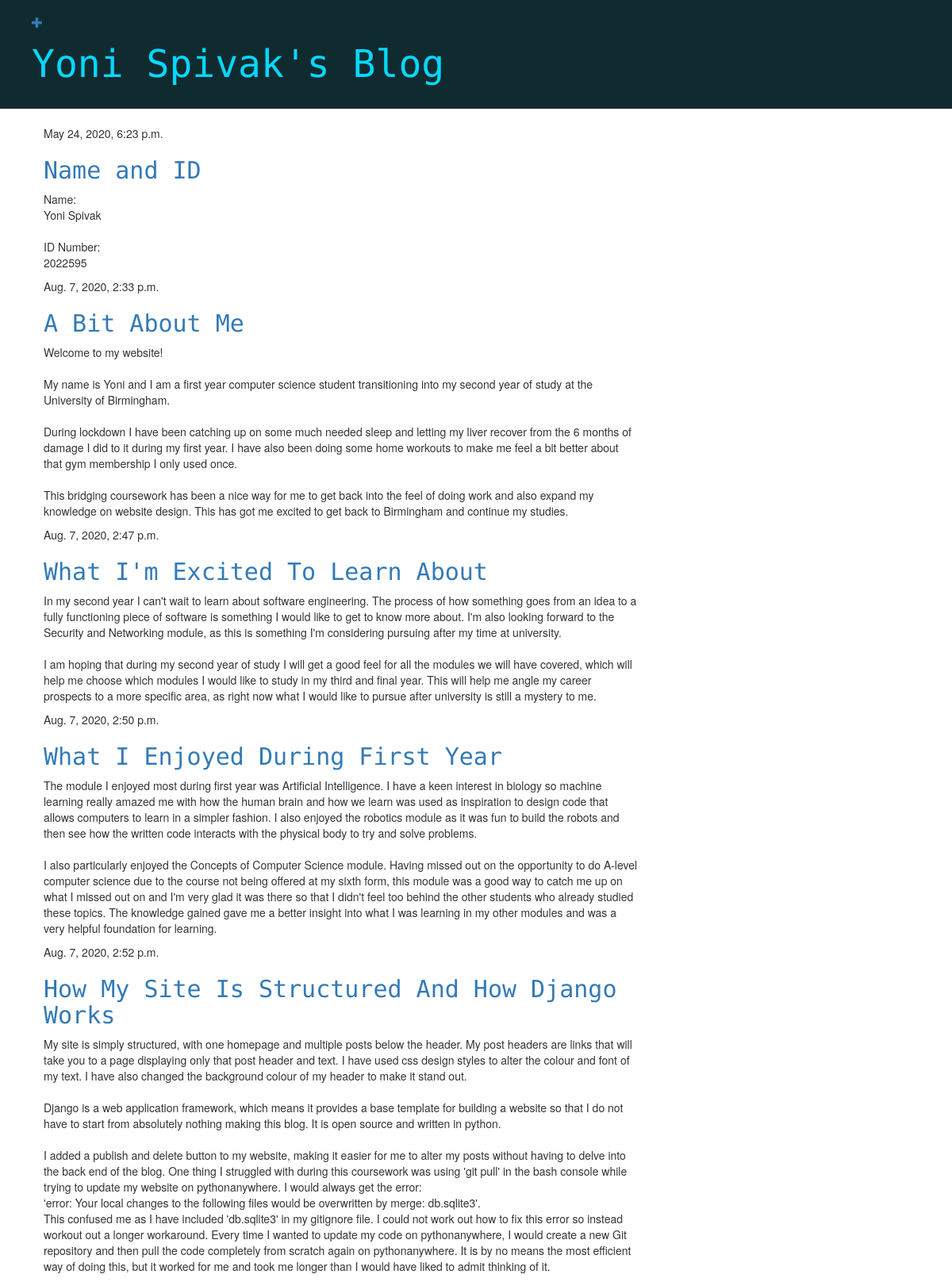
The app's page / (signed in) with its own data.
### blog/models.py (models this page shows, shortened)
class Post(models.Model):
    author = models.ForeignKey(settings.AUTH_USER_MODEL, on_delete=models.CASCADE)
    title = models.CharField(max_length=200)
    text = models.TextField()
    created_date = models.DateTimeField(default=timezone.now)
    published_date = models.DateTimeField(blank=True, null=True)

### blog/views.py (the view)
# urls.py: path('', views.post_list, name='post_list'),
def post_list(request):
    posts = Post.objects.filter(published_date__lte=timezone.now()).order_by('published_date')
    return render(request, 'blog/post_list.html', {'posts': posts})

### blog/templates/blog/post_list.html
{% extends 'blog/base.html' %}
{% block content %}
    {% for post in posts %}
        <div class="post">
            <div class="date">
                {{ post.published_date }}
            </div>
            <h2><a href="{% url 'post_detail' pk=post.pk %}">{{ post.title }}</a></h2>
            <p>{{ post.text|linebreaksbr }}</p>
        </div>
    {% endfor %}
{% endblock %}

### records on screen
Post: published_date "May 24, 2020, 6:23 p.m.", title "Name and ID", text "Name: Yoni Spivak ID Number: 2022595"
Post: published_date "Aug. 7, 2020, 2:33 p.m.", title "A Bit About Me", text "Welcome to my website! My name is Yoni and I am a first year computer science student transitioning into my second year of study at the University of Birmingham. During lockdown I have been catching up on some much needed sleep and letting my liver recover from the 6 months of damage I did to it during my first year. I have also been doing some home workouts to make me feel a bit better about that gym membership I only used once. This bridging coursework has been a nice way for me to get back into the feel of doing work and also expand my knowledge on website design. This has got me excited to get back to Birmingham and continue my studies."
Post: published_date "Aug. 7, 2020, 2:47 p.m.", title "What I'm Excited To Learn About", text "In my second year I can't wait to learn about software engineering. The process of how something goes from an idea to a fully functioning piece of software is something I would like to get to know more about. I'm also looking forward to the Security and Networking module, as this is something I'm considering pursuing after my time at university. I am hoping that during my second year of study I will get a good feel for all the modules we will have covered, which will help me choose which modules I would like to study in my third and final year. This will help me angle my career prospects to a more specific area, as right now what I would like to pursue after university is still a mystery to…"
Post: published_date "Aug. 7, 2020, 2:50 p.m.", title "What I Enjoyed During First Year", text "The module I enjoyed most during first year was Artificial Intelligence. I have a keen interest in biology so machine learning really amazed me with how the human brain and how we learn was used as inspiration to design code that allows computers to learn in a simpler fashion. I also enjoyed the robotics module as it was fun to build the robots and then see how the written code interacts with the physical body to try and solve problems. I also particularly enjoyed the Concepts of Computer Science module. Having missed out on the opportunity to do A-level computer science due to the course not being offered at my sixth form, this module was a good way to catch me up on what I missed out on…"
Post: published_date "Aug. 7, 2020, 2:52 p.m.", title "How My Site Is Structured And How Django Works", text "My site is simply structured, with one homepage and multiple posts below the header. My post headers are links that will take you to a page displaying only that post header and text. I have used css design styles to alter the colour and font of my text. I have also changed the background colour of my header to make it stand out. Django is a web application framework, which means it provides a base template for building a website so that I do not have to start from absolutely nothing making this blog. It is open source and written in python. I added a publish and delete button to my website, making it easier for me to alter my posts without having to delve into the back end of the blog. One…"
